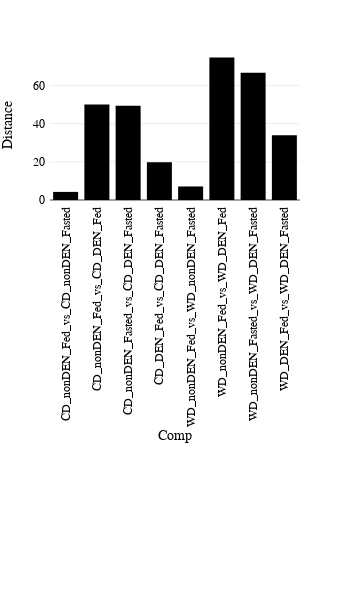

Source (notebook cell):
### Code cell
comps = ['CD_nonDEN_Fed_vs_CD_nonDEN_Fasted',
         'CD_nonDEN_Fed_vs_CD_DEN_Fed',
         'CD_nonDEN_Fasted_vs_CD_DEN_Fasted',
         'CD_DEN_Fed_vs_CD_DEN_Fasted',
         
         'WD_nonDEN_Fed_vs_WD_nonDEN_Fasted',
         'WD_nonDEN_Fed_vs_WD_DEN_Fed',
         'WD_nonDEN_Fasted_vs_WD_DEN_Fasted',
         'WD_DEN_Fed_vs_WD_DEN_Fasted',]
d = []
for comp in comps:
    parts = comp.split('_vs_')
    d.append({'Comp' : comp,
              'Distance' : dist_mat.at[parts[0],parts[1]]})
toPlot = pd.DataFrame(d)
fig = px.bar(toPlot,x='Comp',y='Distance',template='none',color_discrete_sequence=['black'])
fig.update_layout(autosize=False,width=350,height=600,
                  margin=dict(l=50,r=50,b=400,t=50,pad=4))
fig.update_xaxes(showticklabels=True,tickangle=270)
fig = setPlotFont(fig)
fig.write_image('output/figures/SIM2/distances_barplot.pdf')
fig.show()

### Figure 1 — Plotly figure (JSON) as saved in the notebook; plotly's stock layout.template omitted (floating-point values rounded to 4 significant figures)
{"data": [{"alignmentgroup": "True", "hovertemplate": "Comp=%{x}<br>Distance=%{y}<extra></extra>", "legendgroup": "", "marker": {"color": "black", "pattern": {"shape": ""}}, "name": "", "offsetgroup": "", "orientation": "v", "showlegend": false, "textposition": "auto", "type": "bar", "x": ["CD_nonDEN_Fed_vs_CD_nonDEN_Fasted", "CD_nonDEN_Fed_vs_CD_DEN_Fed", "CD_nonDEN_Fasted_vs_CD_DEN_Fasted", "CD_DEN_Fed_vs_CD_DEN_Fasted", "WD_nonDEN_Fed_vs_WD_nonDEN_Fasted", "WD_nonDEN_Fed_vs_WD_DEN_Fed", "WD_nonDEN_Fasted_vs_WD_DEN_Fasted", "WD_DEN_Fed_vs_WD_DEN_Fasted"], "xaxis": "x", "y": [4.241, 49.97, 49.35, 19.78, 7.089, 74.58, 66.55, 33.83], "yaxis": "y"}], "layout": {"autosize": false, "barmode": "relative", "font": {"color": "black", "family": "Arial", "size": 12}, "height": 600, "legend": {"tracegroupgap": 0}, "margin": {"b": 400, "l": 50, "pad": 4, "r": 50, "t": 50}, "width": 350, "xaxis": {"anchor": "y", "domain": [0, 1], "showticklabels": true, "tickangle": -90, "title": {"text": "Comp"}}, "yaxis": {"anchor": "x", "domain": [0, 1], "title": {"text": "Distance"}}}}
